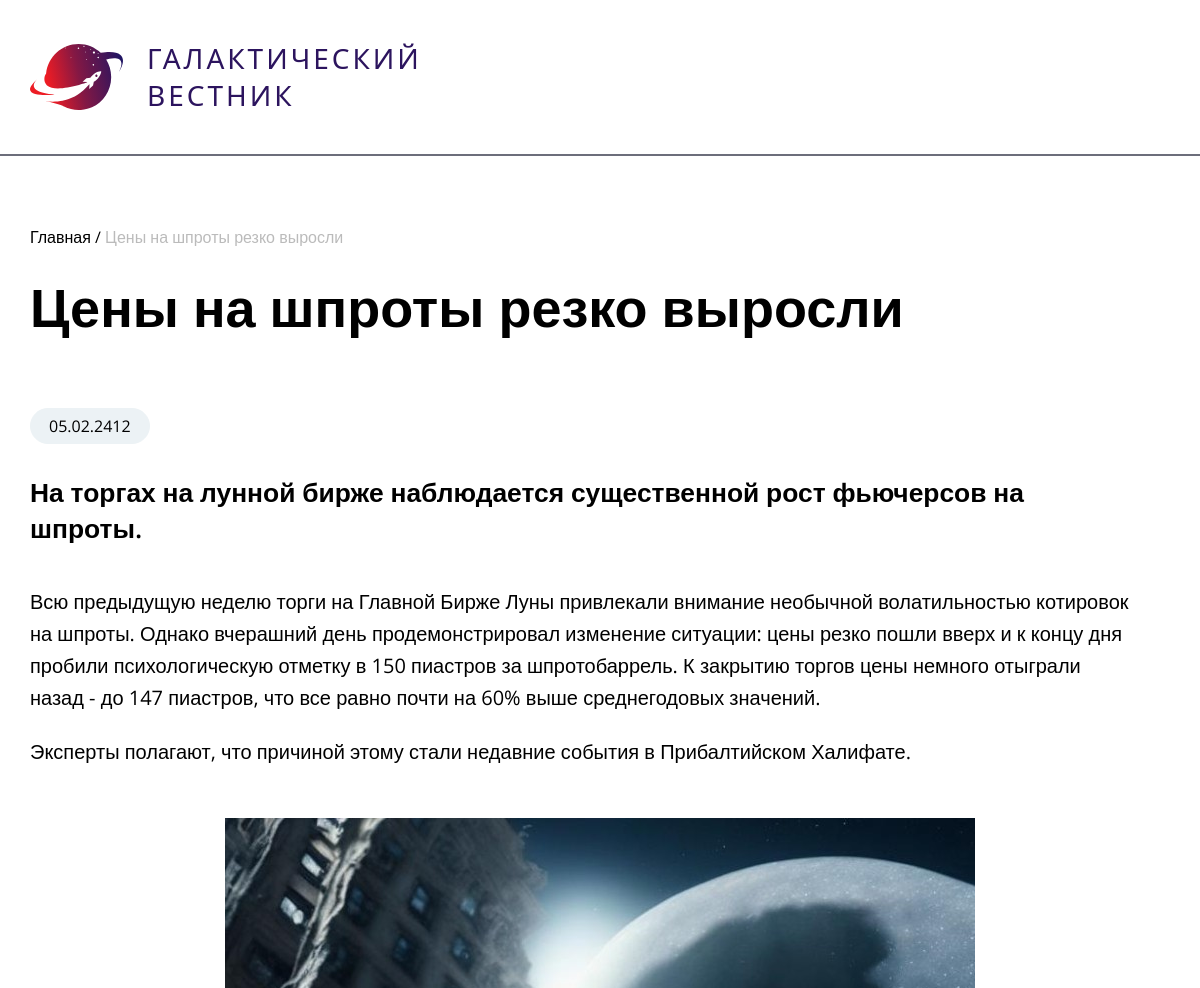
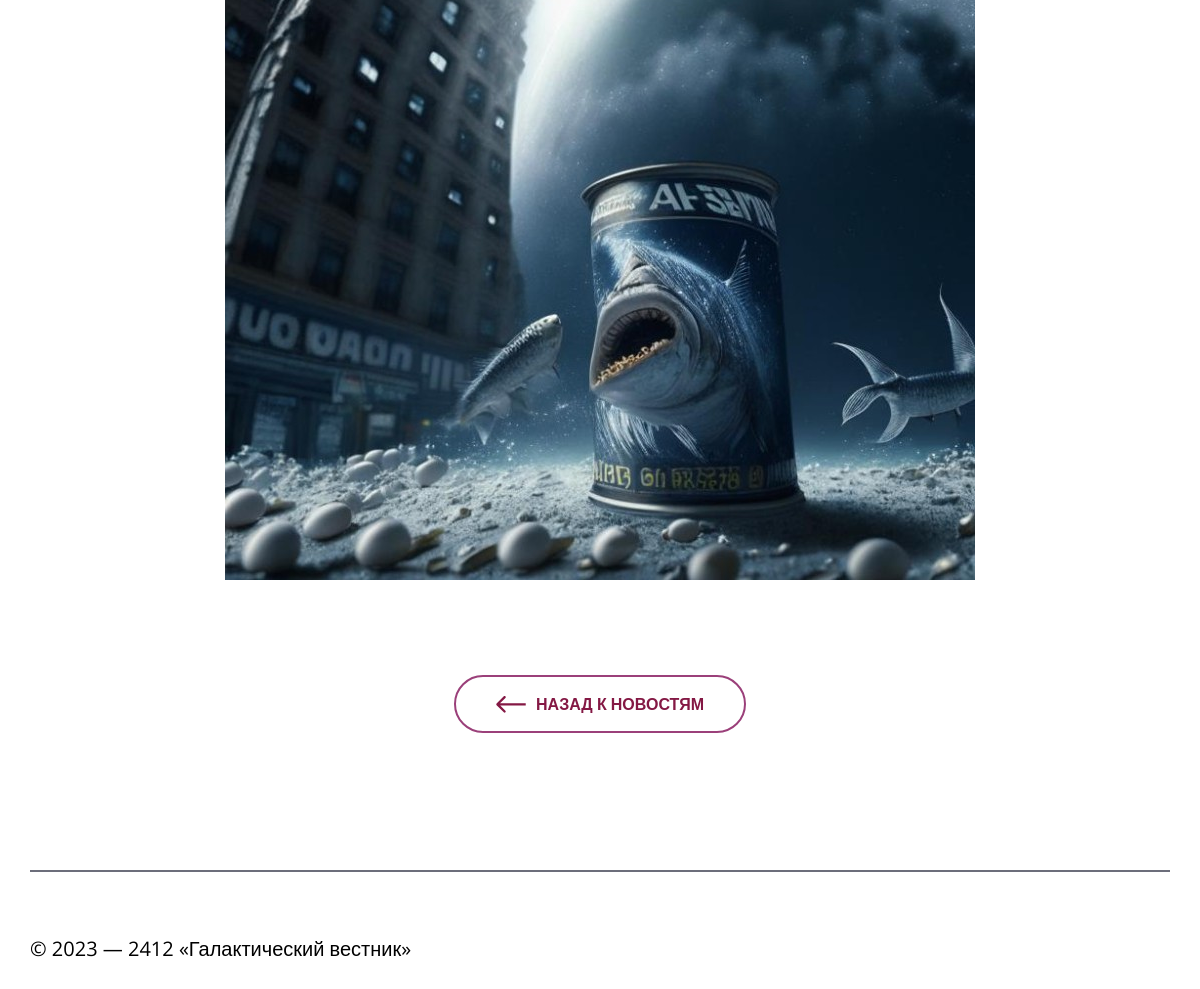
The page /article?id=9&page=1 on the database its author committed (2 pictures, top to bottom).
### tables this page shows
CREATE TABLE `news` (
  `id` int(11) unsigned NOT NULL AUTO_INCREMENT,
  `date` datetime NULL DEFAULT NULL,
  `title` varchar(250) NOT NULL DEFAULT '',
  `announce` text NULL DEFAULT NULL,
  `content` text NULL DEFAULT NULL,
  `image` varchar(250) NOT NULL DEFAULT '',
  PRIMARY KEY (`id`),
  KEY `id` (`id`),

  KEY `idx_news_date` (`date`));

### app/controller/newsController.php (called while the page is built, shortened)
<?php
require_once __DIR__ . "/../model/News.php";
class NewsController {
    public function show($id) {
        $newsModel = new News();
        $newsItem = $newsModel->getById($id);
        $newsItem["date"] = date("d.m.Y", strtotime($newsItem["date"]));
        $currentMainPage = isset($_GET["page"]) ? (int)$_GET["page"] : 1;
        require __DIR__ . "/../../app/view/news/show.php";
    }
}

### config/database.php (called while the page is built)
<?php
    return [
        "host" => "db",
        "dbname" => "news_db",
        "user" => "root",
        "password" => "root",
        "charset" => "utf8mb4"
    ];

### core/Database.php (called while the page is built)
<?php
class Database {
    private static $instance = null;
    private $pdo;
    private function __construct() {
        $config = require __DIR__ . "/../config/database.php";
        $dsn = "mysql:host={$config['host']};dbname={$config['dbname']};charset={$config['charset']}";
        $this->pdo = new PDO($dsn, $config["user"], $config["password"], [
            PDO::ATTR_ERRMODE => PDO::ERRMODE_EXCEPTION
        ]);
    }
    public static function getInstance() {
        if (self::$instance === null) {
            self::$instance = new self();
        }
        return self::$instance;
    }
    public function getConnection() {
        return $this->pdo;
    }
}

### app/model/News.php (called while the page is built, shortened)
<?php
require_once __DIR__ . "/../../core/Database.php";
class News {
    private $pdo;
    public function __construct() {
        $this->pdo = Database::getInstance()->getConnection();
    }
    public function getByID($id) {
        $stmt = $this->pdo->prepare("SELECT * FROM news WHERE id = :id");
        $stmt->execute(["id" => $id]);
        return $stmt->fetch(PDO::FETCH_ASSOC);
    }
}

### app/view/news/show.php (the view)
<?php
    require __DIR__ . "/../layout/header.php";
?>
<div class="wrapper">
    <main class="main-show">
        <div class="main__page-path">
            <span>Главная /</span>
            <p><?=$newsItem["title"]?></p>
        </div>
        <div class="main__new">
            <div class="main__new--title">
                <h1><?=$newsItem["title"]?></h1>
            </div>
            <div class="main__new--date">
                <p><?=$newsItem["date"]?></p>
            </div>
            <div class="new-block">
                <div class="new-block__info">
                    <div class="new-block--announce">
                        <h2><?=$newsItem["announce"]?></h2>
                    </div>
                    <div class="new-block--text">
                        <?=$newsItem["content"]?>
                    </div>
                </div>
                <div class="new-block__image">
                    <img src="/src/sql/img/<?=$newsItem["image"]?>" alt="">
                </div>
            </div>
            <div class="main__back-button_container">
                <a class="main__back-button" href="/?page=<?=$currentMainPage?>">Назад к новостям</a>
            </div>
        </div>
    </main>
</div>
<?php
    require __DIR__ . "/../layout/footer.php";
?>

### core/Router.php (shortened to what this page needs)
<?php
class Router {
    private $routes = [];
    public function add($url, $callback) {
        $this->routes[$url] = $callback;
    }
    public function run() {
        $uri = parse_url($_SERVER["REQUEST_URI"], PHP_URL_PATH);
        foreach ($this->routes as $route => $callback) {
            if ($uri === $route) {
                if (is_callable($callback)) {
                    call_user_func($callback);
                }
                return;
            }
        }
        var_dump($uri);
        var_dump($this->routes);
        die;
    }
}

### app/view/layout/header.php (shortened to what this page needs)
<!DOCTYPE html>
<html lang="en">
<head>
    <link rel="stylesheet" href="/src/css/style.css">
</head>
<body>
    <header class="header">
        <div class="wrapper">
            <div class="header__container">
                <div class="header__logo">
                    <img src="/src/img/header__logo.svg" alt="">
                </div>
                <div class="header__text">
                    <p>
                        Галактический вестник
                    </p>
                </div>
            </div>
        </div>
    <div class="content-border"></div>
    </header>

### app/view/layout/footer.php
    <footer class="footer">
        <div class="wrapper">
            <div class="content-border"></div>
            <div class="footer__text">
                <p>
                    © 2023 — 2412 «Галактический вестник»
                </p>
            </div>
        </div>
    </footer>
</body>
</html>

### public/src/css/style.css (style rules this page uses)
* { margin: 0; padding: 0; }
body { overflow-x: hidden; font-family: "Open Sans", sans-serif; margin: 0; }
.wrapper { width: 100%; max-width: 1520px; margin: 0 auto; }
h1 { font-weight: 600; font-size: clamp(36px, 4.5vw, 64px); line-height: 140%; }
h2 { font-weight: 600; font-size: clamp(26px, 2.2vw, 32px); }
.header { position: relative; }
.header__container { display: flex; padding: 40px 0px; }
.header__logo { display: flex; justify-content: center; align-items: center; margin-right: 24px; }
.header__text { max-width: 260px; font-family: "Segoe UI", Tahoma, Geneva, Verdana, sans-serif; font-weight: 400; font-size: 28px; line-height: 132%; letter-spacing: 3px; color: #2C145E; text-transform: uppercase; }
.news-board__item--date, .main__new--date { display: inline-block; border: 1px solid #ECF2F5; background-color: #ECF2F5; border-radius: 20px; padding: 6px 18px; margin-bottom: 30px; }
a.news-board__item--button, a.main__back-button { display: inline-flex; justify-content: center; align-items: center; border: 2px solid #9B407A; border-radius: 50px; padding: 16px 40px; text-transform: uppercase; text-decoration: none; color: #841844; font-weight: 600; font-size: 16px; transition: all 0.2s ease-out; }
.content-border { width: 100%; border: 1px solid #6C6E7B; position: absolute; box-sizing: border-box; }
.footer .wrapper { position: relative; }
.footer__text { padding: 63px 0px 84px 0px; font-weight: 400; font-size: 20px; line-height: 160%; }
.main-show { margin-top: 72px; }
.main__page-path { margin-bottom: 21px; }
.main__page-path p { display: inline; color: #BBBBBB; }
.main__new--title { margin-bottom: 63px; }
.new-block { margin-bottom: 40px; display: flex; }
.new-block__info { flex: 1; padding-right: 40px; }
.new-block--announce { margin-bottom: 40px; }
.new-block--text { font-size: 20px; line-height: 160%; }
.new-block--text p:not(:last-child) { margin-bottom: 22px; }
.new-block__image { flex: 1; }
.new-block__image img { max-width: 100%; }
a.main__back-button { display: inline-flex; margin-bottom: 137px; }
a.main__back-button::before { margin-right: 10px; display: inline-block; width: 30px; height: 22px; content: ""; background: url("../img/default_arrow.svg") no-repeat center center; background-size: contain; transform: scaleX(-1); }
@media (max-width: 1600px) { .header__container { padding: 40px 30px; } }
@media (max-width: 1600px) { .last-new__text, .main__news-board, .footer, .main-show { padding: 0px 30px; } }
@media (max-width: 1400px) { .main-show { padding: 0px 30px; } }
@media (max-width: 1400px) { .new-block { flex-direction: column; justify-content: center; align-items: center; } }
@media (max-width: 1400px) { .new-block__image { margin: 50px 0px; } }
@media (max-width: 1400px) { .main__back-button_container { text-align: center; } }

### rows shown on the page
news: title "Цены на шпроты резко выросли", date "05.02.2412", announce "На торгах на лунной бирже наблюдается существенной рост фьючерсов на шпроты.", content "Всю предыдущую неделю торги на Главной Бирже Луны привлекали внимание необычной волатильностью котировок на шпроты. Однако вчерашний день продемонстрировал изменение ситуации: цены резко пошли вверх и к концу дня пробили психологическую отметку в 150 пиастров за шпротобаррель. К закрытию торгов цены немного отыграли назад - до 147 пиастров, что все равно почти на 60% выше среднегодовых значений. Эксперты полагают, что причиной этому стали недавние события в Прибалтийском Халифате.", image (picture)
